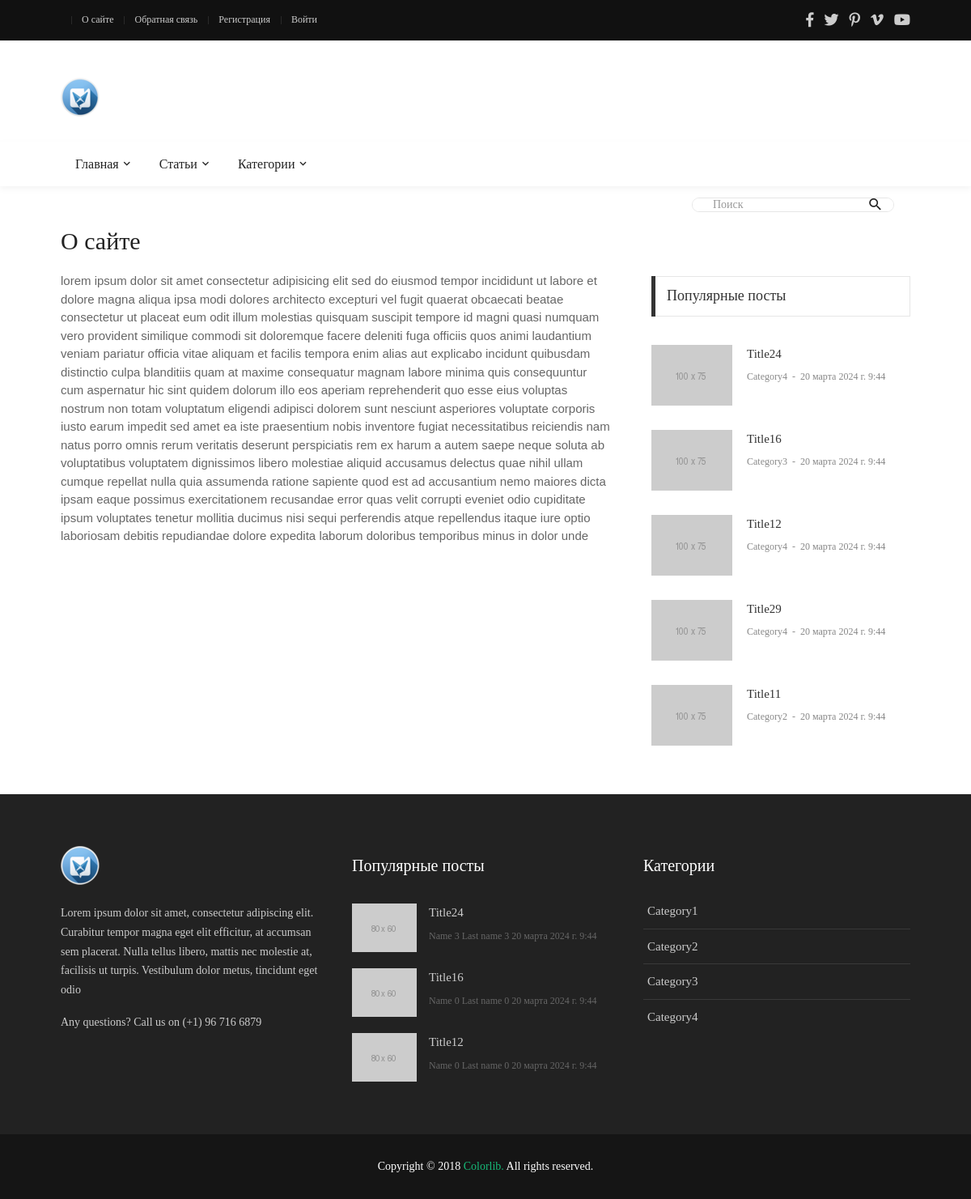
The page /about/ on the database its author committed.
### blog/models.py (models this page shows, shortened)
class Article(models.Model):
    title = models.CharField(max_length=25, verbose_name='Заголовок')
    description = models.TextField(max_length=70, verbose_name='Описание', null=True, blank=True, default='')
    content = models.TextField(verbose_name='Содержание', null=True, blank=True)
    author = models.ForeignKey(Author, on_delete=models.CASCADE, verbose_name='Автор')
    category = models.ForeignKey(Category, on_delete=models.SET_NULL, verbose_name='Категория', null=True)
    tags = models.ManyToManyField(Tag, verbose_name='Теги', blank=True)
    views = models.IntegerField(default=0, verbose_name='Просмотры')
    is_published = models.BooleanField(default=False, verbose_name='Опубликовано')
    date_published = models.DateTimeField(auto_now_add=True, verbose_name='Дата публикации')
    change_date = models.DateTimeField(auto_now=True, verbose_name='Дата изменения')
    image = models.FileField(upload_to='images/', verbose_name='Превью', null=True, blank=True)
    fields = ['title', 'content', 'category', 'views']
    class Meta:
        ordering = ['-change_date']
        verbose_name = 'Статья'
        verbose_name_plural = 'Статьи'
    @admin.display(description="Автор")
    def author_full_name(self):
        return self.author.full_name
    @staticmethod
    def get_published_posts():
        return Article.objects.filter(is_published=True).all()

class Category(models.Model):
    title = models.CharField(max_length=100, verbose_name='Название')
    description = models.TextField(verbose_name='Описание', null=True, blank=True, default='')
    views = models.IntegerField(default=0, verbose_name='Просмотры')
    class Meta:
        ordering = ['id']
        verbose_name = 'Категория'
        verbose_name_plural = 'Категории'
    @property
    def url_name(self):
        return "home"

class Author(models.Model):
    first_name = models.CharField(max_length=100, verbose_name='Имя')
    last_name = models.CharField(max_length=100, verbose_name='Фамилия')
    email = models.EmailField(verbose_name='Почта')
    bio = models.TextField(verbose_name='Биография', null=True, blank=True)
    birth_date = models.DateField(verbose_name='День рождения', null=True, blank=True)
    reg_date = models.DateTimeField(auto_now_add=True, verbose_name='Дата регистрации')
    change_date = models.DateTimeField(auto_now=True, verbose_name='Дата изменения')
    fields = ['first_name', 'last_name', 'email', 'bio', 'birth_date']
    @property
    def full_name(self):
        return f'{self.first_name} {self.last_name}'
    """CRUD функции"""
    class Meta:
        ordering = ['-change_date']
        verbose_name = 'Автор'
        verbose_name_plural = 'Авторы'

### blog/views.py (the view)
# urls.py: path("about/", views.about, name='about'),
def about(request):
    context = get_context()
    context['title'] = 'О сайте'
    context['content'] = lorem_ipsum.words(200)
    return render(request, 'blog/about.html', context)

### blog/context_processors.py (called while the page is built)
def get_blog_context(request):
    return {'menu': menu, 'top_menu': top_menu, 'user_top_menu': user_top_menu}

### blog/views.py (called while the page is built)
def get_context():
    categories = models.Category.objects.all()
    pop_articles = models.Article.get_published_posts().order_by('-views')[:5]
    return {
        'cats': categories,
        'pop_posts': pop_articles,
        'search_form': forms.SearchForm
    }

### blog/templates/blog/about.html
{% extends 'base.html' %}
{% load static %}
{% block content %}
<div class="col-md-7 col-lg-8 p-b-30">
    <div class="p-r-10 p-r-0-sr991">
        {{ content }}
    </div>
</div>
<div class="col-md-5 col-lg-4 p-b-30">
    <div class="p-l-10 p-rl-0-sr991 p-t-5">
        <div>
            <div class="how2 how2-cl4 flex-s-c">
                <h3 class="f1-m-2 cl3 tab01-title">
                    Популярные посты
                </h3>
            </div>
            <ul class="p-t-35">
                {% for p in pop_posts %}
                <li class="flex-wr-sb-s p-b-30">
                    <a href="#" class="size-w-10 wrap-pic-w hov1 trans-03">
                        <img src="{% static 'blog/images/popular-post-04.jpg' %}" alt="IMG">
                    </a>
                    <div class="size-w-11">
                        <h6 class="p-b-4">
                            <a href="#" class="f1-s-5 cl3 hov-cl10 trans-03">
                                {{ p.title }}
                            </a>
                        </h6>
                        <span class="cl8 txt-center p-b-24">
											<a href="#" class="f1-s-6 cl8 hov-cl10 trans-03">
												{{  p.category.title }}
											</a>
											<span class="f1-s-3 m-rl-3">
												-
											</span>
											<span class="f1-s-3">
												{{ p.date_published }}
											</span>
										</span>
                    </div>
                </li>
                {% endfor %}
            </ul>
        </div>
    </div>
</div>
{% endblock %}

### templates/base.html (shortened to what this page needs)
{% load static %}
{% load app_tags %}
<!DOCTYPE html>
<html lang="en">
<head>
    <link rel="stylesheet" type="text/css" href="{% static 'blog/vendor/bootstrap/css/bootstrap.min.css' %}">
    <link rel="stylesheet" type="text/css"
          href="{% static 'blog/fonts/fontawesome-5.0.8/css/fontawesome-all.min.css' %}">
    <link rel="stylesheet" type="text/css"
          href="{% static 'blog/fonts/iconic/css/material-design-iconic-font.min.css' %}">
    <link rel="stylesheet" type="text/css" href="{% static 'blog/vendor/animate/animate.css' %}">
    <link rel="stylesheet" type="text/css" href="{% static 'blog/vendor/css-hamburgers/hamburgers.min.css' %}">
    <link rel="stylesheet" type="text/css" href="{% static 'blog/vendor/animsition/css/animsition.min.css' %}">
    <link rel="stylesheet" type="text/css" href="{% static 'blog/css/util.min.css' %}">
    <link rel="stylesheet" type="text/css" href="{% static 'blog/css/main.css' %}">
</head>
<body class="animsition">
<header>
    <div class="container-menu-desktop">
        <div class="topbar">
            <div class="content-topbar container h-100">
                <div class="left-topbar">
                    {% if user.is_authenticated %}
                    {% include 'includes/menu_a.html' with
                    menu=user_top_menu
                    a_class='left-topbar-item' %}
                    {% else %}
                    {% include 'includes/menu_a.html' with
                    menu=top_menu
                    a_class='left-topbar-item' %}
                    {% endif %}
                </div>
                <div class="right-topbar">
                    <a href="#">
                        <span class="fab fa-facebook-f"></span>
                    </a>
                    <a href="#">
                        <span class="fab fa-twitter"></span>
                    </a>
                    <a href="#">
                        <span class="fab fa-pinterest-p"></span>
                    </a>
                    <a href="#">
                        <span class="fab fa-vimeo-v"></span>
                    </a>
                    <a href="#">
                        <span class="fab fa-youtube"></span>
                    </a>
                </div>
            </div>
        </div>
        <div class="wrap-logo container">
            <div class="logo">
                <a href="{% url 'home' %}"><img src="{% static 'blog/images/logo.ico' %}" alt="LOGO"></a>
            </div>
        </div>
        <div class="wrap-main-nav">
            <div class="main-nav">
                <nav class="menu-desktop">
                    <ul class="main-menu">
                        {% with li_class='mega-menu-item' menu=menu %}
                        {% include 'includes/menu.html' %}
                        {% endwith %}
                        <li>
                            <a href="#">Категории</a>
                        </li>
                    </ul>
                </nav>
            </div>
        </div>
    </div>
</header>
<div class="container">
    <div class="headline bg0 flex-wr-sb-c p-rl-20 p-tb-8">
        <div class="pos-relative bo-1-rad-22 of-hidden bocl11 m-tb-6">
            <form action="{% url 'posts' %}">
                <input class="f1-s-1 cl6 plh9 s-full p-l-25 p-r-45" type="text" name="search" placeholder="Поиск">
                <button type="submit" class="flex-c-c size-a-1 ab-t-r fs-20 cl2 hov-cl10 trans-03">
                    <i class="zmdi zmdi-search"></i>
                </button>
            </form>
        </div>
    </div>
</div>
<section class="bg0">
    <div class="container">
        <div class="row justify-content-center">
            <div class="container p-t-4 p-b-5">
                <h2 class="f1-l-1 cl2 p-b-15">
                    {{ title }}
                </h2>
            </div>
            {% block content %}
            {% endblock %}
        </div>
    </div>
</section>
<footer>
    <div class="bg2 p-t-40 p-b-25">
        <div class="container">
            <div class="row">
                <div class="col-lg-4 p-b-20">
                    <div class="size-h-3 flex-s-c">
                        <a href="{% url 'home' %}">
                            <img class="max-s-full" src="{% static 'blog/images/logo.ico' %}" alt="LOGO">
                        </a>
                    </div>
                    <div>
                        <p class="f1-s-1 cl11 p-b-16">
                            Lorem ipsum dolor sit amet, consectetur adipiscing elit. Curabitur tempor magna eget elit
                            efficitur, at accumsan sem placerat. Nulla tellus libero, mattis nec molestie at, facilisis
                            ut turpis. Vestibulum dolor metus, tincidunt eget odio
                        </p>
                        <p class="f1-s-1 cl11 p-b-16">
                            Any questions? Call us on (+1) 96 716 6879
                        </p>
                    </div>
                </div>
                <div class="col-sm-6 col-lg-4 p-b-20">
                    <div class="size-h-3 flex-s-c">
                        <h5 class="f1-m-7 cl0">
                            Популярные посты
                        </h5>
                    </div>
                    <ul>
                        {% for p in pop_posts|slice:":3" %}
                        <li class="flex-wr-sb-s p-b-20">
                            <a href="{% url 'post' p.id %}" class="size-w-4 wrap-pic-w hov1 trans-03">
                                <img src="{% static 'blog/images/popular-post-01.jpg' %}" alt="IMG">
                            </a>
                            <div class="size-w-5">
                                <h6 class="p-b-5">
                                    <a href="{% url 'post' p.id %}" class="f1-s-5 cl11 hov-cl10 trans-03">
                                        {{ p.title }}
                                    </a>
                                </h6>
                                <span class="f1-s-3 cl6">
										{{ p.author_full_name }}
									</span>
                                <span class="f1-s-3 cl6">
										{{ p.date_published }}
									</span>
                            </div>
                        </li>
                        {% endfor %}
                    </ul>
                </div>
                <div class="col-sm-6 col-lg-4 p-b-20">
                    <div class="size-h-3 flex-s-c">
                        <h5 class="f1-m-7 cl0">
                            Категории
                        </h5>
                    </div>
                    <ul class="m-t--12">
                        {% include 'includes/menu.html' with
                        li_class='how-bor1 p-rl-5 p-tb-10'
                        a_class='f1-s-5 cl11 hov-cl10 trans-03 p-tb-8'
                        menu=cats %}
                    </ul>
                </div>
            </div>
        </div>
    </div>
    <div class="bg11">
        <div class="container size-h-4 flex-c-c p-tb-15">
				<span class="f1-s-1 cl0 txt-center">
					Copyright © 2018
					<a href="#" class="f1-s-1 cl10 hov-link1">Colorlib.</a>
					All rights reserved.
				</span>
        </div>
    </div>
</footer>
</body>
</html>

### templates/includes/menu.html (shortened to what this page needs)
{% for m in menu %}
<li class="{{ li_class }}">
    <a class="{{ a_class }}" href="{% url m.url_name %}">{{ m.title }} </a>
</li>
{% endfor %}

### rows shown on the page
Article: title "Title24", category "Category4", date_published "20 марта 2024 г. 9:44", author_full_name "Name 3 Last name 3"
Article: title "Title16", category "Category3", date_published "20 марта 2024 г. 9:44", author_full_name "Name 0 Last name 0"
Article: title "Title12", category "Category4", date_published "20 марта 2024 г. 9:44", author_full_name "Name 0 Last name 0"
Article: title "Title29", category "Category4", date_published "20 марта 2024 г. 9:44"
Article: title "Title11", category "Category2", date_published "20 марта 2024 г. 9:44"
Category: title "Category1"
Category: title "Category2"
Category: title "Category3"
Category: title "Category4"

### other values the page prints
{{ m.title }} "О сайте" "Обратная связь" "Регистрация" "Войти"
{{ m.title }} "Главная" "Статьи"
{{ title }} "О сайте"
